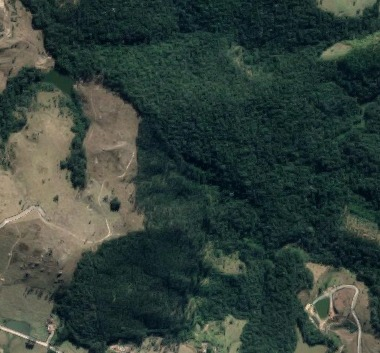
#> input picture floresta.jpeg, 380 x 353 px
$ jupyter execute exploratory.ipynb
#> lines starting #> are read from the running program, lines starting #| are printed output that depends on the picture; after the words box and inside, x2 and y2 are one past the last pixel; in counts of white or black regions, pixels touching at a corner belong together
[cell 1]
import numpy as np
import imageio as io
import scipy
from scipy import stats
from skimage import color
from skimage import filters
import matplotlib.pyplot as plt

[cell 2]
def normalize(matrix, start, end):
    return (matrix - matrix.min())/(matrix.max() - matrix.min()) * (end-start) + start

[cell 3]
# reference_name = 'montreal-bg.jpg'
reference_name = 'floresta.jpeg'

img_orig = ref_image = io.imread(reference_name)
#> img_orig is the input picture: shape (353, 380, 3); mean R, G, B 51.2, 65.1, 58.7
img_orig_gs = color.rgb2gray(img_orig)
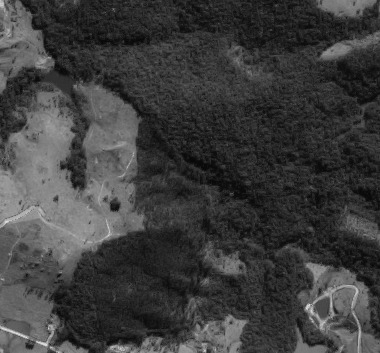
#> img_orig_gs: shape (353, 380) float64; min 0.0163, max 0.902, mean 0.242
img_orig_gs = normalize(img_orig_gs, 0, 255).astype(np.uint8)

plt.figure(figsize=(20, 10))
plt.subplot(121)
plt.imshow(img_orig)
plt.subplot(122)
plt.imshow(img_orig_gs, cmap='gray')
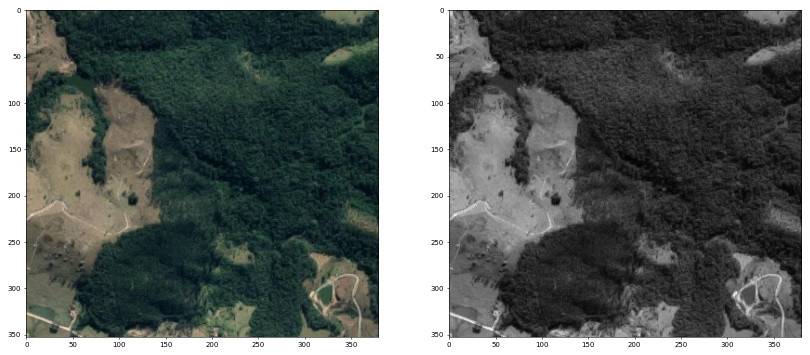
#> figure drawn by matplotlib, 2 panels

[cell 4]
# 1. Compute histogram
hist, _ = np.histogram(img_orig_gs, bins=256, range=(0,256))
#> hist = 256 values, max 2540 at index 38, min 0 at index 218, mean 524

# 2. Compute threshold
ths = filters.threshold_otsu(img_orig_gs)
#> ths = 83
img_ths = img_orig_gs < ths
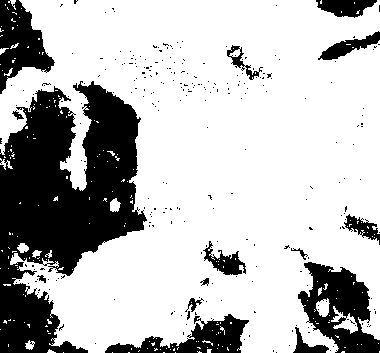
#> img_ths: shape (353, 380) bool; 73.3% white; 268 black regions (253 under 20 px), largest, box (x1, y1, x2, y2) and area: (0, 81, 147, 353) 22891, (298, 262, 380, 353) 3950, (0, 0, 55, 94) 2716
hist_ths, _ = np.histogram(img_ths, bins=256, range=(0,256))
#> hist_ths = 256 values, max 98382 at index 1, min 0 at index 2, mean 524


plt.figure(figsize=(20, 12))
plt.subplot(221); plt.imshow(img_orig_gs, cmap='gray')
plt.subplot(222); plt.bar(np.arange(0,256), hist)

plt.subplot(223); plt.imshow(img_ths, cmap='gray')
plt.subplot(224); plt.bar(np.arange(0,256), hist_ths)
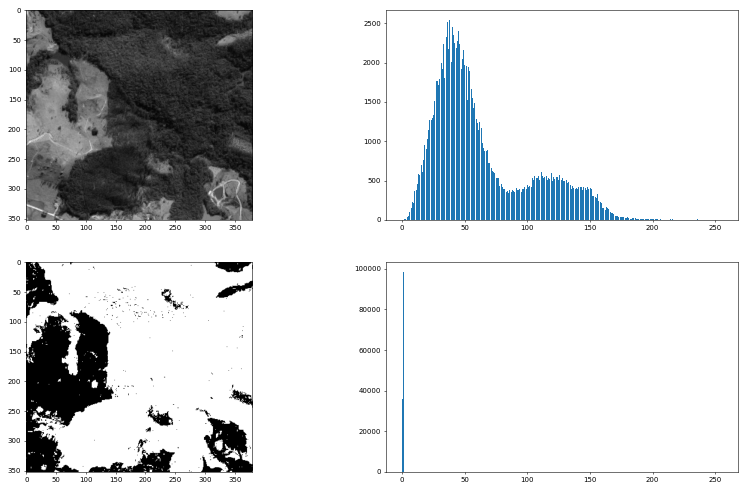
#> figure drawn by matplotlib, 4 panels; panel 2: tallest bar 2540 high, from x = 37.6 to 38.4; panel 4: tallest bar 98382 high, from x = 0.6 to 1.4

[cell 5]
from skimage.filters import sobel
from skimage.segmentation import watershed
from skimage import morphology


no_seeds = 8
random_seeds = np.zeros(img_orig_gs.shape)

indices = np.random.randint(0, img_orig_gs.shape, [no_seeds, 2])


random_seeds[indices[:, 0], indices[:, 1]] = img_orig_gs[indices[:, 0], indices[:, 1]]

random_seeds = morphology.dilation(random_seeds, morphology.disk(4)).astype(np.uint8)
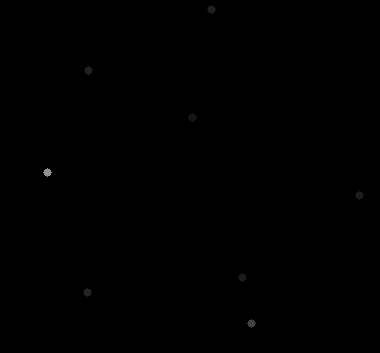
#> random_seeds: shape (353, 380); min 0, max 145, mean 0.1

elevation_map = sobel(img_orig_gs)
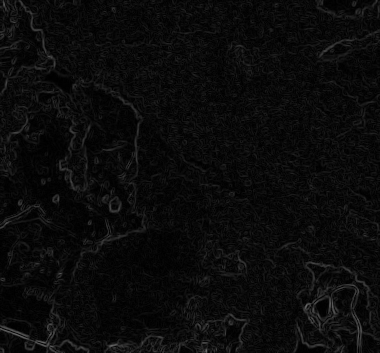
#> elevation_map: shape (353, 380) float64; min 0, max 0.416, mean 0.0445
segmentation = watershed(elevation_map, random_seeds)
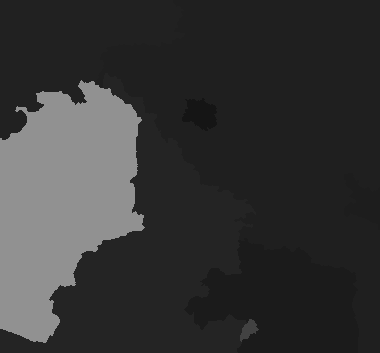
#> segmentation: shape (353, 380); min 21, max 145, mean 53.3
# segmentation = normalize(segmentation, 0, 255).astype(np.uint8)
# print(segmentation)

elev_ths, _ = np.histogram(elevation_map, bins=256, range=(0,256))
#> elev_ths = 256 values, max 134140 at index 0, min 0 at index 1, mean 524
seg_ths, _ = np.histogram(segmentation, bins=256, range=(0,256))
#> seg_ths = 256 values, max 51746 at index 31, min 0 at index 0, mean 524
rand_ths, _ = np.histogram(random_seeds, bins=256, range=(0,256))
#> rand_ths = 256 values, max 133748 at index 0, min 0 at index 1, mean 524

fig, axes = plt.subplots(2,2, figsize=(20, 12), sharex=True, sharey=True)
ax = axes.ravel()


axes[0, 0].imshow(img_orig_gs, cmap='gray'); axes[0, 0].axis('off'); axes[0,0].set_title('Image')
# axes[0, 1].bar(np.arange(0,256), hist)

axes[0, 1].imshow(random_seeds, cmap='gray'); axes[0, 1].axis('off'); axes[0,1].set_title('Random Seeds')
# axes[1, 1].bar(np.arange(0,256), hist)

axes[1, 0].imshow(elevation_map, cmap='gray'); axes[1, 0].axis('off'); axes[1,0].set_title('Elevation Map')
# axes[2, 1].bar(np.arange(0,256), elev_ths)

axes[1, 1].imshow(img_orig_gs, cmap='gray'); axes[1, 1].axis('off'); axes[1,1].set_title('Result')
axes[1, 1].imshow(segmentation, cmap=plt.cm.nipy_spectral, alpha=0.4)

$ run again, with montreal-bg.jpg copied over floresta.jpeg
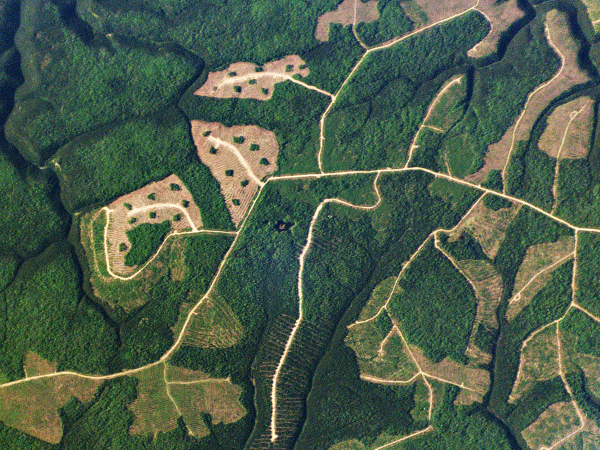
#> input picture montreal-bg.jpg, 1200 x 900 px (shown at 1/2 size)
#> img_orig is the input picture: shape (900, 1200, 3); mean R, G, B 75.8, 93.5, 74.9
#> hist = 256 values, max 13731 at index 69, min 1 at index 255, mean 4218.8
#> ths = 106
#> `img_ths = img_orig_gs < ths`:
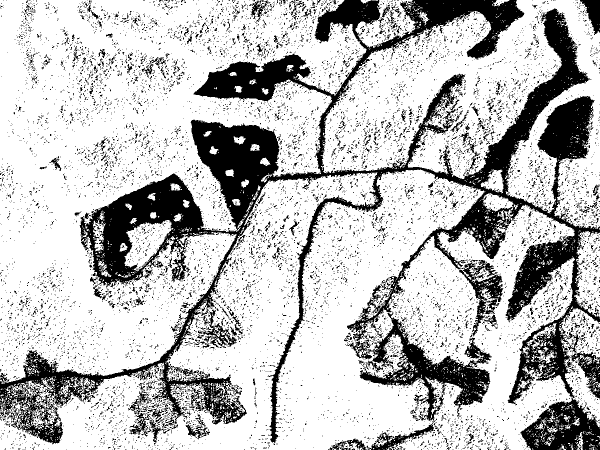
#> img_ths: shape (900, 1200) bool (shown at 1/2 size); 74.5% white; 11410 black regions (10983 under 20 px), largest, box (x1, y1, x2, y2) and area: (0, 0, 1200, 889) 184821, (695, 625, 981, 842) 15214, (1041, 795, 1200, 900) 9671
#> hist_ths = 256 values, max 804904 at index 1, min 0 at index 2, mean 4218.8
#> `segmentation = watershed(elevation_map, random_seeds)`:
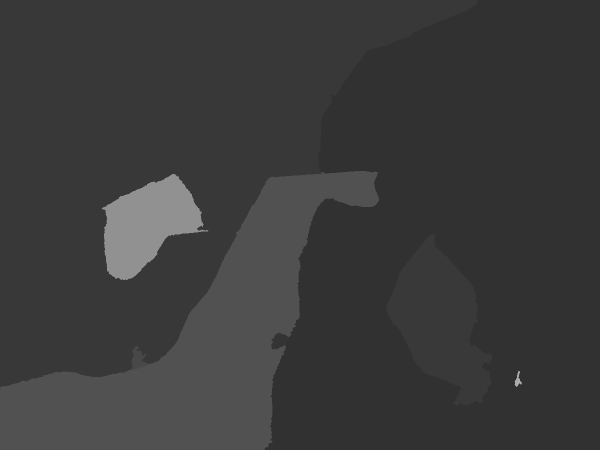
#> segmentation: shape (900, 1200) (shown at 1/2 size); min 49, max 172, mean 58.8
#> elev_ths = 256 values, max 1080000 at index 0, min 0 at index 1, mean 4218.8
#> seg_ths = 256 values, max 458043 at index 49, min 0 at index 0, mean 4218.8
#> rand_ths = 256 values, max 1079608 at index 0, min 0 at index 1, mean 4218.8
